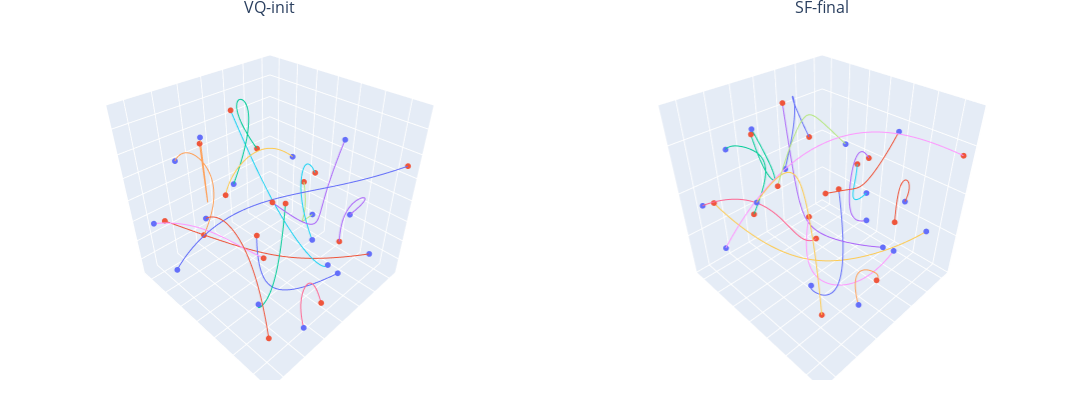

Notebook cell for this chart:
### Code cell
idx = 42
print(idx)

x_traj_init, y_traj_init, z_traj_init = c_pred.reshape(-1, 3, num_agent, 11)[idx] @ diff_opt.P.mT

x_traj = primal_sol_x.reshape(-1, num_agent, 11)[idx] @ diff_opt.P.mT
y_traj = primal_sol_y.reshape(-1, num_agent, 11)[idx] @ diff_opt.P.mT
z_traj = primal_sol_z.reshape(-1, num_agent, 11)[idx] @ diff_opt.P.mT

multiviz_trajs(
    th.stack([x_traj_init, x_traj], dim=0).cpu().detach().numpy(), 
    th.stack([y_traj_init, y_traj], dim=0).cpu().detach().numpy(), 
    th.stack([z_traj_init, z_traj], dim=0).cpu().detach().numpy(), 
    nrows=1, ncols=2, height=400, width=1300, titles=["VQ-init", "SF-final"]
)
